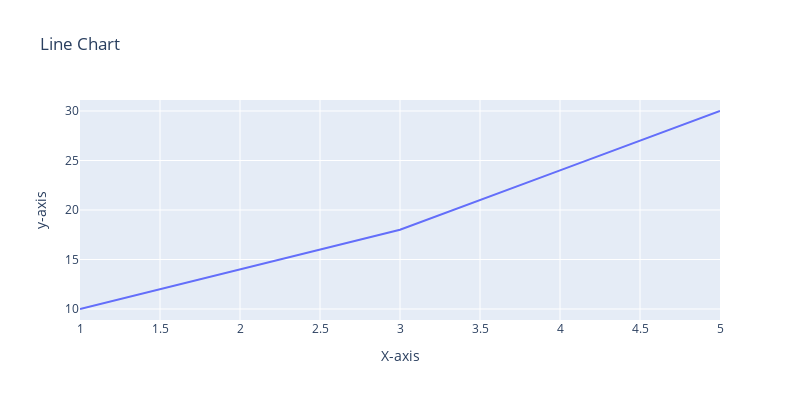

Notebook source saved alongside this figure:
### Code cell
x = [1,2,3,4,5]
y = [10,14,18,24,30]
fig = px.line(x=x, y=y, title = 'Line Chart', labels = {'x':'X-axis','y': 'y-axis'}, width = 800, height = 400)
fig.show()

### Figure 1 — Plotly figure (JSON) as saved in the notebook; plotly's stock layout.template omitted (floating-point values rounded to 4 significant figures)
{"data": [{"hovertemplate": "X-axis=%{x}<br>y-axis=%{y}<extra></extra>", "legendgroup": "", "line": {"color": "#636efa", "dash": "solid"}, "marker": {"symbol": "circle"}, "mode": "lines", "name": "", "orientation": "v", "showlegend": false, "type": "scatter", "x": [1, 2, 3, 4, 5], "xaxis": "x", "y": [10, 14, 18, 24, 30], "yaxis": "y"}], "layout": {"height": 400, "legend": {"tracegroupgap": 0}, "title": {"text": "Line Chart"}, "width": 800, "xaxis": {"anchor": "y", "domain": [0, 1], "title": {"text": "X-axis"}}, "yaxis": {"anchor": "x", "domain": [0, 1], "title": {"text": "y-axis"}}}}
